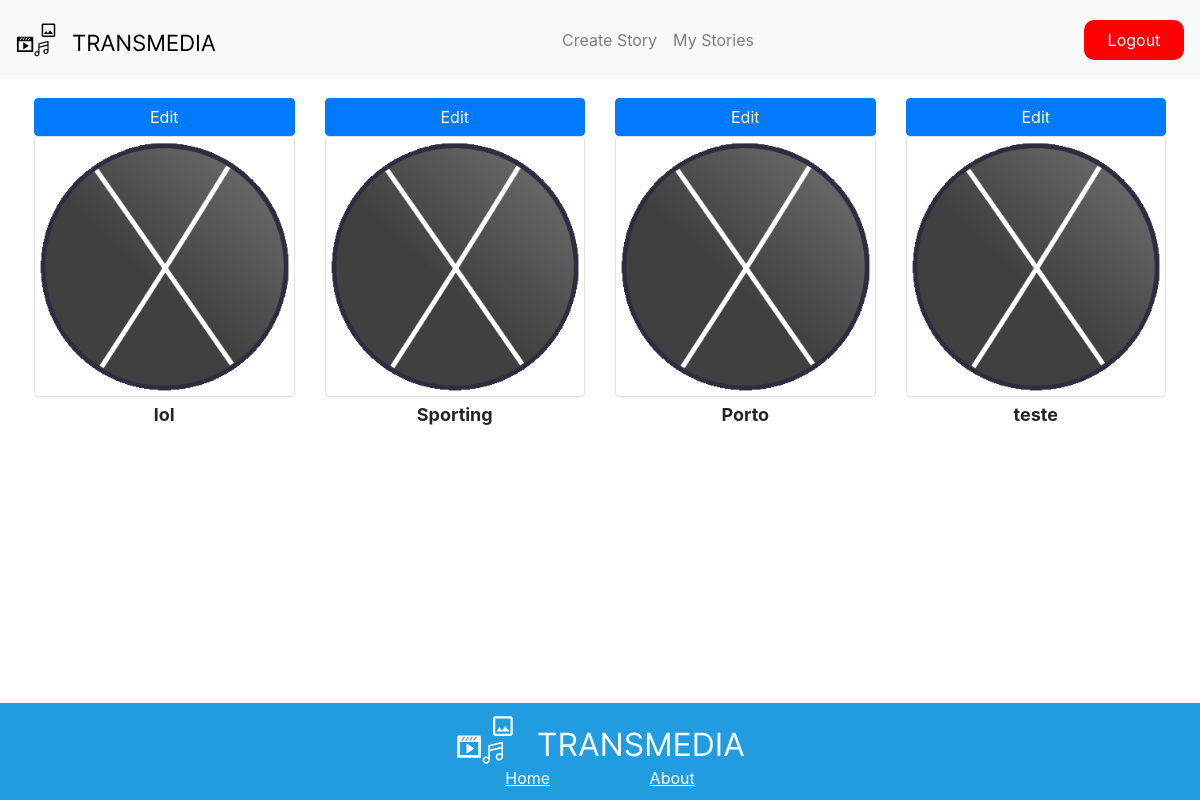
Before: /my_stories.php (signed in) with the older database file.
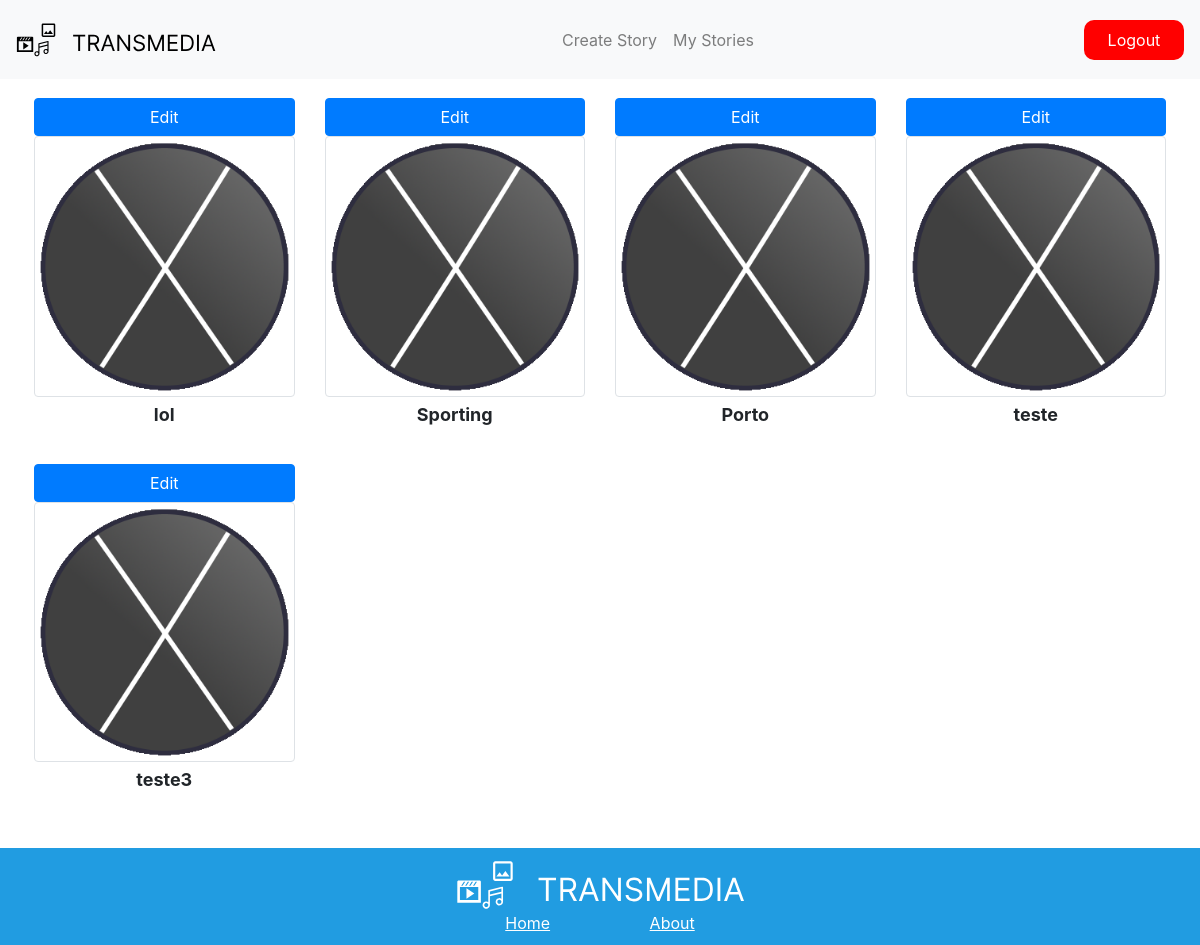
After: the same page with the newer database file.
### tables this page shows
CREATE TABLE `story` (
  `id` int(11) NOT NULL,
  `name` varchar(255) NOT NULL,
  `description` varchar(255) NOT NULL,
  `author` varchar(255) NOT NULL
);

### my_stories.php (the view, shortened to what this page needs)
<?php
include "NavBar.php";
$stmt = $pdo->prepare('SELECT id,name FROM story where author = ?');
$stmt->execute([$_SESSION['user']]);
$stories = $stmt->fetchAll(PDO::FETCH_DEFAULT);
?>
<!DOCTYPE html>
<html lang="en">
<head>
    <link href="https://cdn.jsdelivr.net/npm/bootstrap@5.0.2/dist/css/bootstrap.min.css" rel="stylesheet">
    <link rel="stylesheet" href="./style/my_stories.css">
</head>
<body>
    <div class="stories">
        <div class="row m-3">
            <?php foreach ($stories as $story) : ?>
                <div class="col-12 col-sm-6 col-md-4 col-lg-3 mb-3">
                    <div class="story_container text-center">
                        <a class="btn btn-primary w-100" href="edit_story.php?id=<?= $story['id'] ?>">Edit</a>
                        <a class="text-reset text-decoration-none w-100" href="selectedStoryPage.php?id=<?= $story['id'] ?>">
                            <img src="100x100_logo.png" class="img-fluid img-thumbnail w-100" />
                            <p class="w-100 p-1 pl-2 pr-2">
                                <?php echo $story['name'] ?>
                            </p>
                        </a>
                    </div>
                </div>
            <?php endforeach; ?>
        </div>
    </div>
    <?php
    include "footer.php";
    ?>
</body>
</html>

Changed rows visible on the page:
added story: name "teste3"
